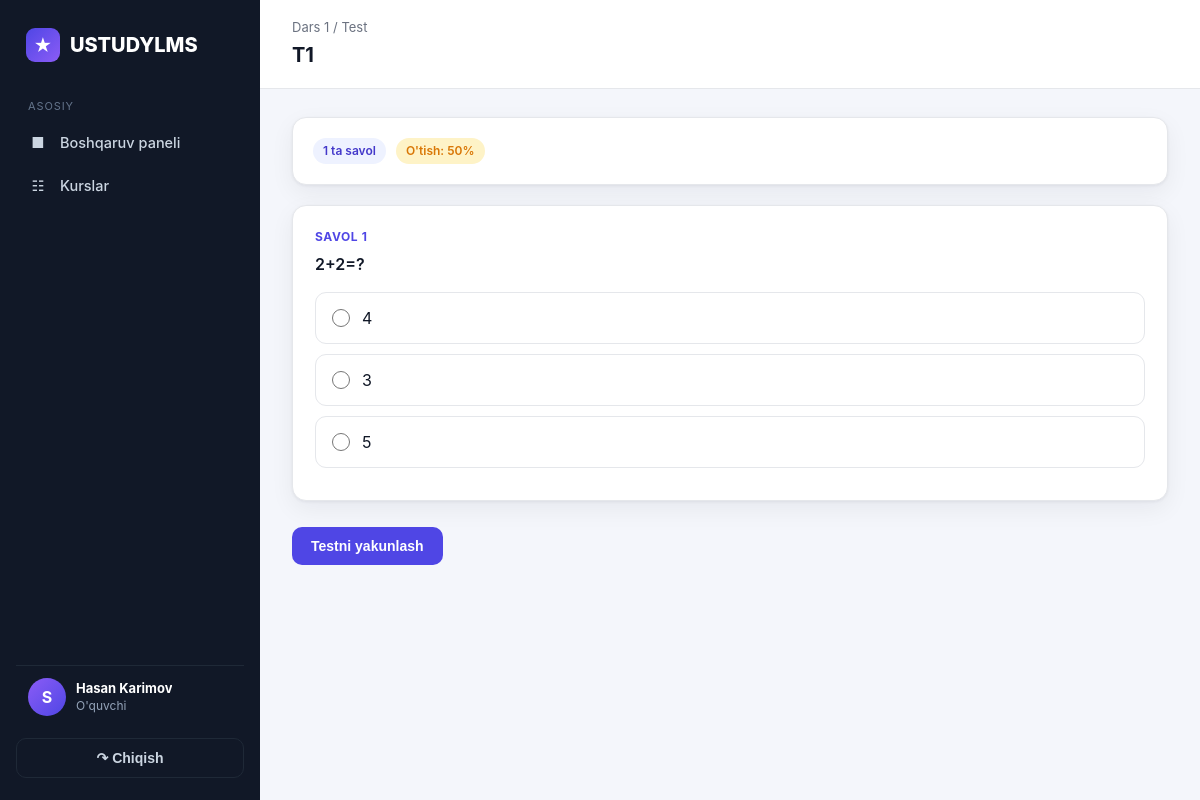
Page /courses/test/2/ (signed in) on the committed database.
### accounts/models/user.py (models this page shows, shortened)
class CustomUser(AbstractUser):
    class Role(models.TextChoices):
        ADMIN = 'admin', 'Admin'
        TEACHER = 'teacher', "O'qituvchi"
        STUDENT = 'student', "O'quvchi"
    role = models.CharField(max_length=10, choices=Role.choices, default=Role.STUDENT)
    phone = models.CharField(max_length=20, blank=True)
    @property
    def is_admin(self):
        return self.is_superuser or self.role == self.Role.ADMIN
    @property
    def is_teacher(self):
        return self.role == self.Role.TEACHER

### courses/models/assessment.py (models this page shows, shortened)
class Test(models.Model):
    lesson = models.ForeignKey(Lesson, on_delete=models.CASCADE, related_name='tests')
    title = models.CharField(max_length=200)
    description = models.TextField(blank=True)
    pass_score = models.PositiveIntegerField(default=60, help_text="O'tish foizi (%)")
    time_limit = models.PositiveIntegerField(blank=True, null=True, help_text="Vaqt chegarasi (daqiqa)")
    created_at = models.DateTimeField(auto_now_add=True)
    @property
    def total_questions(self):
        return self.questions.count()

class Question(models.Model):
    class Type(models.TextChoices):
        SINGLE = 'single', "Bitta to'g'ri javob"
        MULTIPLE = 'multiple', "Bir nechta to'g'ri javob"
    test = models.ForeignKey(Test, on_delete=models.CASCADE, related_name='questions')
    text = models.TextField()
    question_type = models.CharField(max_length=10, choices=Type.choices, default=Type.SINGLE)
    order = models.PositiveIntegerField(default=0)
    class Meta:
        ordering = ['order', 'id']
    @property
    def is_multiple(self):
        return self.question_type == self.Type.MULTIPLE

class AnswerOption(models.Model):
    question = models.ForeignKey(Question, on_delete=models.CASCADE, related_name='options')
    text = models.CharField(max_length=300)
    is_correct = models.BooleanField(default=False)

### courses/models/structure.py (models this page shows, shortened)
class Lesson(models.Model):
    module = models.ForeignKey(Module, on_delete=models.CASCADE, related_name='lessons')
    title = models.CharField(max_length=300)
    description = models.TextField(blank=True)
    order = models.PositiveIntegerField(default=0)
    class Meta:
        ordering = ['order', 'id']

### courses/views/assessment.py (the view)
# urls.py: path('test/<int:pk>/', views.test_take, name='test_take'),
@login_required
def test_take(request, pk):
    test = get_object_or_404(Test.objects.prefetch_related('questions__options'), pk=pk)
    return render(request, 'courses/test_take.html', {'test': test})

### templates/courses/test_take.html (shortened to what this page needs)
{% extends 'base.html' %}
{% block heading %}{{ test.title }}{% endblock %}
{% block crumb %}<div class="crumb"><a href="{% url 'courses:lesson_detail' test.lesson.pk %}">{{ test.lesson.title }}</a> / Test</div>{% endblock %}
{% block content %}
<div class="card" style="margin-bottom:20px;">
    <div class="card-body" style="display:flex;gap:10px;flex-wrap:wrap;align-items:center;">
        <span class="badge badge-primary">{{ test.total_questions }} ta savol</span>
        <span class="badge badge-warning">O'tish: {{ test.pass_score }}%</span>
    </div>
</div>
<form method="post" action="{% url 'courses:test_submit' test.pk %}">
    {% for q in test.questions.all %}
    <div class="question">
        <div class="q-num">Savol {{ forloop.counter }} {% if q.is_multiple %}&middot; bir nechta javob{% endif %}</div>
        <div class="q-text">{{ q.text }}</div>
        {% for opt in q.options.all %}
        <label class="option">
            <input type="{% if q.is_multiple %}checkbox{% else %}radio{% endif %}" name="question_{{ q.id }}" value="{{ opt.id }}">
            <span>{{ opt.text }}</span>
        </label>
        {% endfor %}
    </div>
    {% empty %}
    <div class="card"><div class="empty"><div class="ic">&#10067;</div>Bu testda savollar yo'q.</div></div>
    {% endfor %}
    {% if test.questions.all %}
    <button type="submit" class="btn btn-primary" style="margin-top:8px;">Testni yakunlash</button>
    {% endif %}
</form>
{% endblock %}

### templates/base.html (shortened to what this page needs)
{% load static %}
<!DOCTYPE html>
<html lang="uz">
<head>
    <link rel="stylesheet" href="{% static 'css/style.css' %}">
</head>
<body>
<div class="layout">
    <aside class="sidebar" id="sidebar">
        <div class="brand">
            <span class="logo">&#9733;</span> USTUDYLMS
        </div>
        <nav>
            <div class="nav-section">Asosiy</div>
            <a class="nav-link {% if request.resolver_match.url_name == 'dashboard' %}active{% endif %}" href="{% url 'accounts:dashboard' %}">
                <span class="ic">&#9632;</span> Boshqaruv paneli
            </a>
            <a class="nav-link {% if 'course' in request.resolver_match.url_name %}active{% endif %}" href="{% url 'courses:course_list' %}">
                <span class="ic">&#9783;</span> Kurslar
            </a>
        </nav>
        <div class="user">
            <div class="av">{{ user.username|first|upper }}</div>
            <div class="meta">
                <b>{{ user.get_full_name|default:user.username }}</b>
                <span>{{ user.get_role_display }}</span>
            </div>
        </div>
        <form method="post" action="{% url 'accounts:logout' %}">
            <button type="submit" class="logout-btn">&#8631; Chiqish</button>
        </form>
    </aside>
    <main class="content">
        <div class="topbar">
            <div>
                {% block crumb %}{% endblock %}
                <h1>{% block heading %}{% endblock %}</h1>
            </div>
        </div>
        <div class="page">
            {% block content %}{% endblock %}
        </div>
    </main>
</div>
</body>
</html>

### rows in the picture
CustomUser: username|first "S", get_full_name "Hasan Karimov", role "O'quvchi"
Test: lesson "Dars 1", title "T1", total_questions "1", pass_score "50"
Question: text "2+2=?", question_type "☐ 4", question_type "☐ 3", question_type "☐ 5"
AnswerOption: text "4"
AnswerOption: text "3"
AnswerOption: text "5"
